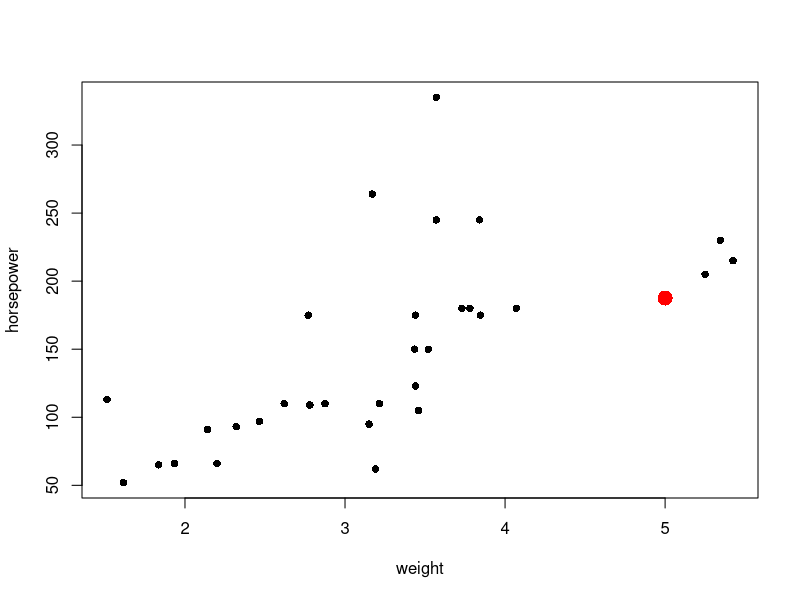

Here is the R script that generated this plot:
## ---- chunk 1
knitr::opts_chunk$set(echo = FALSE)
## ---- chunk 2
plot(mtcars$wt, mtcars$hp, xlab = "weight", ylab = "horsepower", pch = 16)
points(5, 187.5901, col = "red", pch = 16, cex = 2)
